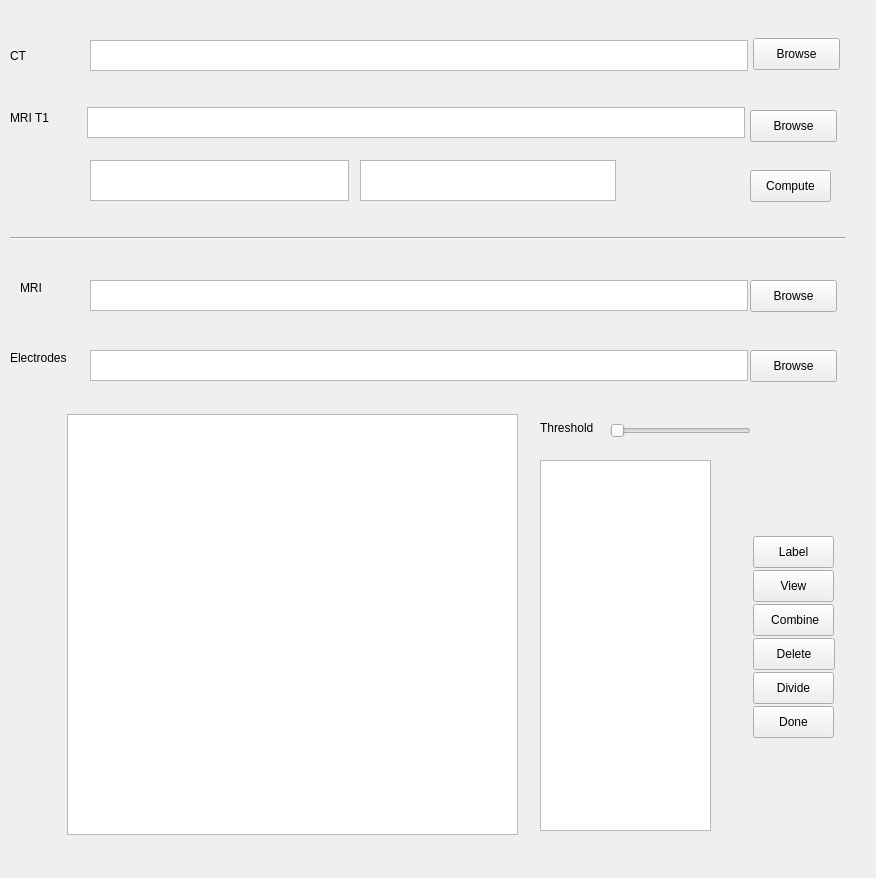
<?xml version="1.0" encoding="UTF-8"?>
<ui version="4.0">
 <class>EEP</class>
 <widget class="QWidget" name="EEP">
  <property name="geometry">
   <rect>
    <x>0</x>
    <y>0</y>
    <width>876</width>
    <height>878</height>
   </rect>
  </property>
  <property name="windowTitle">
   <string>EEP</string>
  </property>
  <widget class="QLabel" name="label">
   <property name="geometry">
    <rect>
     <x>10</x>
     <y>40</y>
     <width>31</width>
     <height>31</height>
    </rect>
   </property>
   <property name="text">
    <string>CT</string>
   </property>
  </widget>
  <widget class="QPushButton" name="pushButton">
   <property name="geometry">
    <rect>
     <x>753</x>
     <y>38</y>
     <width>87</width>
     <height>32</height>
    </rect>
   </property>
   <property name="text">
    <string>Browse</string>
   </property>
  </widget>
  <widget class="QLabel" name="label_2">
   <property name="geometry">
    <rect>
     <x>10</x>
     <y>110</y>
     <width>41</width>
     <height>16</height>
    </rect>
   </property>
   <property name="text">
    <string>MRI T1</string>
   </property>
  </widget>
  <widget class="QPushButton" name="pushButton_2">
   <property name="geometry">
    <rect>
     <x>750</x>
     <y>110</y>
     <width>87</width>
     <height>32</height>
    </rect>
   </property>
   <property name="text">
    <string>Browse</string>
   </property>
  </widget>
  <widget class="QPushButton" name="pushButton_3">
   <property name="geometry">
    <rect>
     <x>750</x>
     <y>170</y>
     <width>81</width>
     <height>32</height>
    </rect>
   </property>
   <property name="text">
    <string>Compute</string>
   </property>
  </widget>
  <widget class="QLabel" name="label_4">
   <property name="geometry">
    <rect>
     <x>20</x>
     <y>280</y>
     <width>24</width>
     <height>16</height>
    </rect>
   </property>
   <property name="text">
    <string>MRI</string>
   </property>
  </widget>
  <widget class="QPushButton" name="pushButton_4">
   <property name="geometry">
    <rect>
     <x>750</x>
     <y>280</y>
     <width>87</width>
     <height>32</height>
    </rect>
   </property>
   <property name="text">
    <string>Browse</string>
   </property>
  </widget>
  <widget class="QPushButton" name="pushButton_5">
   <property name="geometry">
    <rect>
     <x>750</x>
     <y>350</y>
     <width>87</width>
     <height>32</height>
    </rect>
   </property>
   <property name="text">
    <string>Browse</string>
   </property>
  </widget>
  <widget class="QGraphicsView" name="graphicsView">
   <property name="geometry">
    <rect>
     <x>67</x>
     <y>414</y>
     <width>451</width>
     <height>421</height>
    </rect>
   </property>
  </widget>
  <widget class="QSlider" name="horizontalSlider">
   <property name="geometry">
    <rect>
     <x>610</x>
     <y>420</y>
     <width>141</width>
     <height>22</height>
    </rect>
   </property>
   <property name="orientation">
    <enum>Qt::Horizontal</enum>
   </property>
  </widget>
  <widget class="QLabel" name="label_6">
   <property name="geometry">
    <rect>
     <x>540</x>
     <y>420</y>
     <width>61</width>
     <height>16</height>
    </rect>
   </property>
   <property name="text">
    <string>Threshold</string>
   </property>
  </widget>
  <widget class="QPushButton" name="pushButton_6">
   <property name="geometry">
    <rect>
     <x>753</x>
     <y>536</y>
     <width>81</width>
     <height>32</height>
    </rect>
   </property>
   <property name="text">
    <string>Label</string>
   </property>
  </widget>
  <widget class="QPushButton" name="pushButton_7">
   <property name="geometry">
    <rect>
     <x>753</x>
     <y>570</y>
     <width>81</width>
     <height>32</height>
    </rect>
   </property>
   <property name="text">
    <string>View</string>
   </property>
  </widget>
  <widget class="QPushButton" name="pushButton_8">
   <property name="geometry">
    <rect>
     <x>753</x>
     <y>604</y>
     <width>81</width>
     <height>32</height>
    </rect>
   </property>
   <property name="text">
    <string> Combine</string>
   </property>
  </widget>
  <widget class="QPushButton" name="pushButton_9">
   <property name="geometry">
    <rect>
     <x>753</x>
     <y>638</y>
     <width>82</width>
     <height>32</height>
    </rect>
   </property>
   <property name="text">
    <string>Delete</string>
   </property>
  </widget>
  <widget class="QPushButton" name="pushButton_10">
   <property name="geometry">
    <rect>
     <x>753</x>
     <y>672</y>
     <width>81</width>
     <height>32</height>
    </rect>
   </property>
   <property name="text">
    <string>Divide</string>
   </property>
  </widget>
  <widget class="Line" name="line">
   <property name="geometry">
    <rect>
     <x>10</x>
     <y>230</y>
     <width>835</width>
     <height>16</height>
    </rect>
   </property>
   <property name="orientation">
    <enum>Qt::Horizontal</enum>
   </property>
  </widget>
  <widget class="QListWidget" name="listWidget">
   <property name="geometry">
    <rect>
     <x>540</x>
     <y>460</y>
     <width>171</width>
     <height>371</height>
    </rect>
   </property>
  </widget>
  <widget class="QTextBrowser" name="textBrowser">
   <property name="geometry">
    <rect>
     <x>90</x>
     <y>40</y>
     <width>658</width>
     <height>31</height>
    </rect>
   </property>
  </widget>
  <widget class="QTextBrowser" name="textBrowser_2">
   <property name="geometry">
    <rect>
     <x>87</x>
     <y>107</y>
     <width>658</width>
     <height>31</height>
    </rect>
   </property>
  </widget>
  <widget class="QTextBrowser" name="textBrowser_3">
   <property name="geometry">
    <rect>
     <x>90</x>
     <y>160</y>
     <width>259</width>
     <height>41</height>
    </rect>
   </property>
  </widget>
  <widget class="QTextBrowser" name="textBrowser_4">
   <property name="geometry">
    <rect>
     <x>90</x>
     <y>280</y>
     <width>658</width>
     <height>31</height>
    </rect>
   </property>
  </widget>
  <widget class="QTextBrowser" name="textBrowser_5">
   <property name="geometry">
    <rect>
     <x>90</x>
     <y>350</y>
     <width>658</width>
     <height>31</height>
    </rect>
   </property>
  </widget>
  <widget class="QTextBrowser" name="textBrowser_6">
   <property name="geometry">
    <rect>
     <x>360</x>
     <y>160</y>
     <width>256</width>
     <height>41</height>
    </rect>
   </property>
  </widget>
  <widget class="QLabel" name="label_5">
   <property name="geometry">
    <rect>
     <x>10</x>
     <y>350</y>
     <width>65</width>
     <height>16</height>
    </rect>
   </property>
   <property name="text">
    <string>Electrodes</string>
   </property>
  </widget>
  <widget class="QPushButton" name="pushButton_11">
   <property name="geometry">
    <rect>
     <x>753</x>
     <y>706</y>
     <width>81</width>
     <height>32</height>
    </rect>
   </property>
   <property name="text">
    <string>Done</string>
   </property>
  </widget>
 </widget>
 <resources/>
 <connections>
  <connection>
   <sender>pushButton</sender>
   <signal>clicked()</signal>
   <receiver>EEP</receiver>
   <slot>choose_a_CTfile()</slot>
   <hints>
    <hint type="sourcelabel">
     <x>594</x>
     <y>35</y>
    </hint>
    <hint type="destinationlabel">
     <x>659</x>
     <y>21</y>
    </hint>
   </hints>
  </connection>
  <connection>
   <sender>pushButton_2</sender>
   <signal>clicked()</signal>
   <receiver>EEP</receiver>
   <slot>choose_a_T1file()</slot>
   <hints>
    <hint type="sourcelabel">
     <x>586</x>
     <y>69</y>
    </hint>
    <hint type="destinationlabel">
     <x>661</x>
     <y>62</y>
    </hint>
   </hints>
  </connection>
  <connection>
   <sender>pushButton_3</sender>
   <signal>clicked()</signal>
   <receiver>EEP</receiver>
   <slot>compute_EEP()</slot>
   <hints>
    <hint type="sourcelabel">
     <x>595</x>
     <y>107</y>
    </hint>
    <hint type="destinationlabel">
     <x>659</x>
     <y>103</y>
    </hint>
   </hints>
  </connection>
  <connection>
   <sender>pushButton_4</sender>
   <signal>clicked()</signal>
   <receiver>EEP</receiver>
   <slot>choose_a_brain()</slot>
   <hints>
    <hint type="sourcelabel">
     <x>599</x>
     <y>218</y>
    </hint>
    <hint type="destinationlabel">
     <x>658</x>
     <y>214</y>
    </hint>
   </hints>
  </connection>
  <connection>
   <sender>pushButton_5</sender>
   <signal>clicked()</signal>
   <receiver>EEP</receiver>
   <slot>choose_an_elecList()</slot>
   <hints>
    <hint type="sourcelabel">
     <x>598</x>
     <y>246</y>
    </hint>
    <hint type="destinationlabel">
     <x>656</x>
     <y>247</y>
    </hint>
   </hints>
  </connection>
  <connection>
   <sender>horizontalSlider</sender>
   <signal>sliderMoved(int)</signal>
   <receiver>EEP</receiver>
   <slot>setThreshold()</slot>
   <hints>
    <hint type="sourcelabel">
     <x>720</x>
     <y>290</y>
    </hint>
    <hint type="destinationlabel">
     <x>766</x>
     <y>291</y>
    </hint>
   </hints>
  </connection>
  <connection>
   <sender>graphicsView</sender>
   <signal>rubberBandChanged(QRect,QPointF,QPointF)</signal>
   <receiver>EEP</receiver>
   <slot>graph_0()</slot>
   <hints>
    <hint type="sourcelabel">
     <x>75</x>
     <y>299</y>
    </hint>
    <hint type="destinationlabel">
     <x>28</x>
     <y>301</y>
    </hint>
   </hints>
  </connection>
  <connection>
   <sender>listWidget</sender>
   <signal>itemSelectionChanged()</signal>
   <receiver>EEP</receiver>
   <slot>choose_elecs()</slot>
   <hints>
    <hint type="sourcelabel">
     <x>620</x>
     <y>498</y>
    </hint>
    <hint type="destinationlabel">
     <x>659</x>
     <y>502</y>
    </hint>
   </hints>
  </connection>
  <connection>
   <sender>pushButton_6</sender>
   <signal>clicked()</signal>
   <receiver>EEP</receiver>
   <slot>assign_labels()</slot>
   <hints>
    <hint type="sourcelabel">
     <x>746</x>
     <y>338</y>
    </hint>
    <hint type="destinationlabel">
     <x>781</x>
     <y>333</y>
    </hint>
   </hints>
  </connection>
  <connection>
   <sender>pushButton_7</sender>
   <signal>clicked()</signal>
   <receiver>EEP</receiver>
   <slot>combine_labels()</slot>
   <hints>
    <hint type="sourcelabel">
     <x>740</x>
     <y>368</y>
    </hint>
    <hint type="destinationlabel">
     <x>782</x>
     <y>366</y>
    </hint>
   </hints>
  </connection>
  <connection>
   <sender>pushButton_8</sender>
   <signal>clicked()</signal>
   <receiver>EEP</receiver>
   <slot>delete_labels()</slot>
   <hints>
    <hint type="sourcelabel">
     <x>742</x>
     <y>396</y>
    </hint>
    <hint type="destinationlabel">
     <x>781</x>
     <y>396</y>
    </hint>
   </hints>
  </connection>
  <connection>
   <sender>pushButton_9</sender>
   <signal>clicked()</signal>
   <receiver>EEP</receiver>
   <slot>reassign_labels()</slot>
   <hints>
    <hint type="sourcelabel">
     <x>744</x>
     <y>425</y>
    </hint>
    <hint type="destinationlabel">
     <x>781</x>
     <y>426</y>
    </hint>
   </hints>
  </connection>
  <connection>
   <sender>pushButton_10</sender>
   <signal>clicked()</signal>
   <receiver>EEP</receiver>
   <slot>save_an_elecList()</slot>
   <hints>
    <hint type="sourcelabel">
     <x>753</x>
     <y>458</y>
    </hint>
    <hint type="destinationlabel">
     <x>780</x>
     <y>463</y>
    </hint>
   </hints>
  </connection>
 </connections>
 <slots>
  <slot>choose_a_CTfile()</slot>
  <slot>choose_a_T1file()</slot>
  <slot>compute_EEP()</slot>
  <slot>choose_a_brain()</slot>
  <slot>choose_an_elecList()</slot>
  <slot>setThreshold()</slot>
  <slot>graph_0()</slot>
  <slot>graph_1()</slot>
  <slot>graph_2()</slot>
  <slot>graph_3()</slot>
  <slot>choose_elecs()</slot>
  <slot>assign_labels()</slot>
  <slot>combine_labels()</slot>
  <slot>delete_labels()</slot>
  <slot>reassign_labels()</slot>
  <slot>save_an_elecList()</slot>
 </slots>
</ui>
